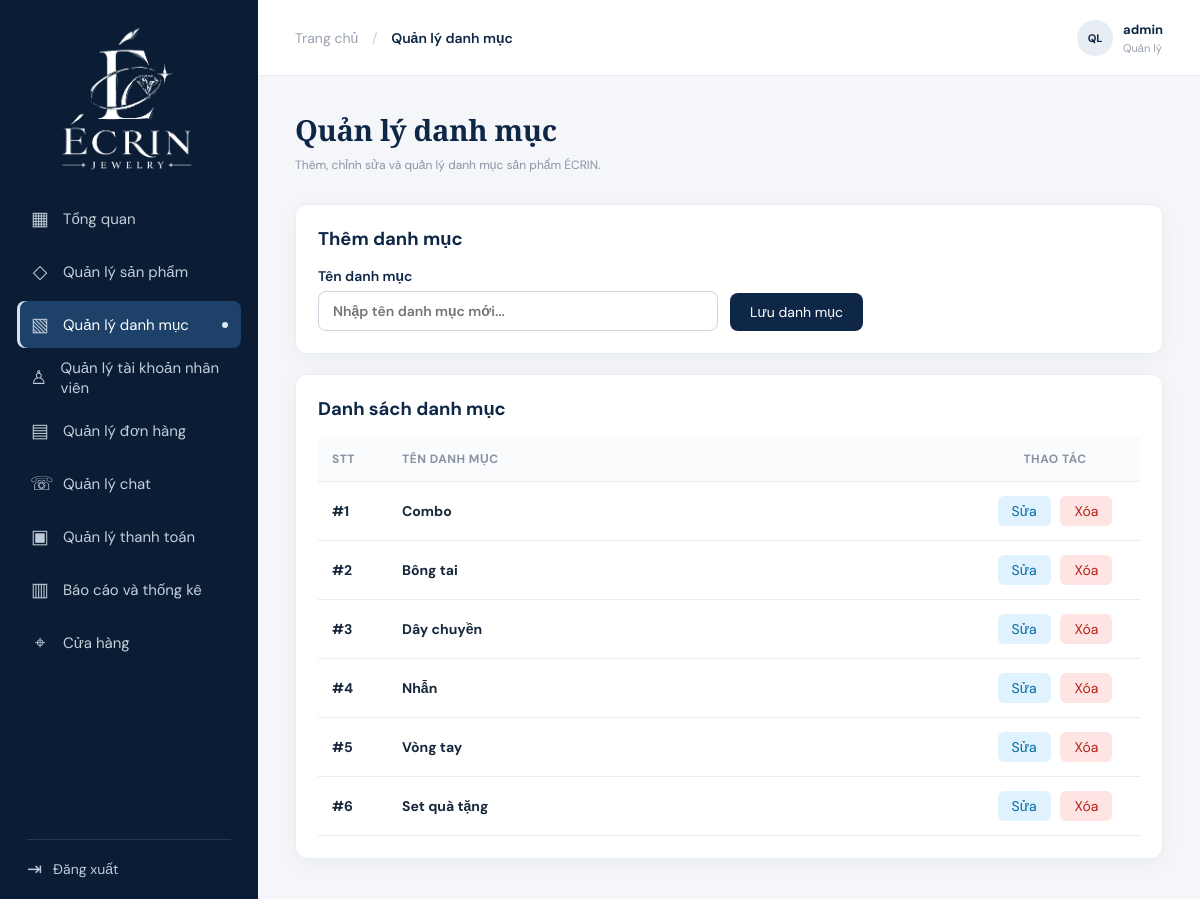
Screenshot of /admin/categories.php (signed in) with the database file from the repository.
### tables this page shows
CREATE TABLE IF NOT EXISTS categories (
    id INT UNSIGNED NOT NULL AUTO_INCREMENT,
    name VARCHAR(150) NOT NULL,
    slug VARCHAR(80) NOT NULL,
    PRIMARY KEY (id),
    UNIQUE KEY uq_categories_name (name),
    UNIQUE KEY uq_categories_slug (slug)
);

### include/admin_roles.php (called while the page is built, shortened)
<?php
function isManagerRole(?string $role): bool
{
    return in_array($role, ['admin', 'manager'], true);
}
function applicationBaseUrl(): string
{
    $scriptDirectory = str_replace('\\', '/', dirname($_SERVER['SCRIPT_NAME'] ?? '/'));
    $appBaseUrl = preg_replace('~/(?:admin|api)(?:/.*)?$~', '', $scriptDirectory);
    return rtrim($appBaseUrl, '/');
}

### admin/categories.php (the view, shortened to what this page needs)
<?php
require_once __DIR__ . '/../config/db.php';
$appBaseUrl = applicationBaseUrl();
$escape = static fn($value): string => htmlspecialchars((string) $value, ENT_QUOTES, 'UTF-8');
$adminUsername = $_SESSION['admin_username'] ?? $_SESSION['username'] ?? '';
$categories = [];
$res = $conn->query("SELECT id, name FROM categories ORDER BY id ASC");
if ($res) {
    while ($row = $res->fetch_assoc()) {
        $categories[] = $row;
    }
}
?>
<!DOCTYPE html>
<html lang="vi">
<head>
    <link rel="stylesheet" href="<?php echo $escape($appBaseUrl . '/admin/style.css'); ?>">
</head>
<body>
<div class="admin-layout">
    <?php include __DIR__ . '/../include/admin_sidebar.php'; ?>
    <main class="main-content">
        <header class="topbar">
            <div class="breadcrumb">Trang chủ <span>/</span> <strong>Quản lý danh mục</strong></div>
            <div class="admin-profile">
                <div class="avatar"><?php echo $isManager ? 'QL' : 'NV'; ?></div>
                <div class="admin-info"><strong><?php echo $escape($adminUsername); ?></strong><small><?php echo $escape($roleLabel); ?></small></div>
            </div>
        </header>
        <section class="page-content">
            <div class="welcome-row">
                <div>
                    <h1>Quản lý danh mục</h1>
                    <p class="page-subtitle">Thêm, chỉnh sửa và quản lý danh mục sản phẩm ÉCRIN.</p>
                </div>
            </div>
            <section class="cat-panel">
                <h2>Thêm danh mục</h2>
                <form method="post" class="cat-form">
                    <label>
                        Tên danh mục
                        <input type="text" name="name" placeholder="Nhập tên danh mục mới..." required>
                    </label>
                    <button type="submit" class="btn-primary">Lưu danh mục</button>
                </form>
            </section>
            <section class="cat-panel">
                <h2>Danh sách danh mục</h2>
                <div style="overflow-x:auto">
                    <table class="cat-table">
                        <thead>
                            <tr>
                                <th style="width: 70px;">STT</th>
                                <th>Tên danh mục</th>
                                <th style="width: 170px; text-align: center;">Thao tác</th>
                            </tr>
                        </thead>
                        <tbody>
                            <?php if (empty($categories)): ?>
                                <tr><td colspan="3" style="text-align:center; color: var(--muted);">Chưa có danh mục nào.</td></tr>
                            <?php else: ?>
                                <?php foreach ($categories as $index => $cat): ?>
                                <tr>
                                    <td><strong>#<?php echo $index + 1; ?></strong></td>
                                    <td><strong><?php echo $escape($cat['name']); ?></strong></td>
                                    <td style="text-align: center;">
                                        <button type="button" class="btn-sm btn-edit" onclick="openEditModal(<?php echo (int)$cat['id']; ?>, '<?php echo $escape($cat['name']); ?>')">Sửa</button>
                                        <form method="post" style="display:inline;" onsubmit="return confirm('Bạn có chắc chắn muốn xóa danh mục \'<?php echo $escape($cat['name']); ?>\' không?');">
                                            <button type="submit" class="btn-sm btn-delete">Xóa</button>
                                        </form>
                                    </td>
                                </tr>
                                <?php endforeach; ?>
                            <?php endif; ?>
                        </tbody>
                    </table>
                </div>
            </section>
        </section>
    </main>
</div>
</body>
</html>

### admin/style.css (style rules this page uses)
:root { --navy: #0F2747; --navy-deep: #0A1D35; --navy-soft: #193B61; --blue: #4C83B8; --silver: #E5E7EB; --gray: #9CA3AF; --text: #17283D; --muted: #8793A2; --surface: #FFFFFF; --background: #F4F6F9; --line: #E9EDF2; --shadow: 0 5px 22px rgba(15, 39, 71, .045); }
* { box-sizing: border-box; }
body { margin: 0; background: var(--background); color: var(--text); font-family: 'DM Sans', Arial, sans-serif; font-size: 14px; }
button, input { font: inherit; }
.admin-layout { min-height: 100vh; }
.main-content { margin-left: 258px; min-height: 100vh; }
.topbar { height: 76px; background: #fff; border-bottom: 1px solid var(--line); display: flex; align-items: center; justify-content: space-between; padding: 0 37px; position: sticky; top: 0; z-index: 10; }
.breadcrumb { color: #98A2AF; font-size: 14px; }
.breadcrumb span { margin: 0 10px; color: #C7CDD5; }
.breadcrumb strong { color: var(--navy); font-weight: 600; }
.admin-profile { display: flex; align-items: center; gap: 10px; }
.avatar { width: 36px; height: 36px; border-radius: 50%; display: grid; place-items: center; background: #E8EDF3; color: var(--navy); font-weight: 700; font-size: 11px; }
.admin-info strong, .admin-info small { display: block; }
.admin-info strong { font-size: 13px; color: var(--navy); }
.admin-info small { color: #98A2AF; font-size: 11px; margin-top: 3px; }
.page-content { max-width: 1500px; margin: 0 auto; padding: 34px 37px 20px; }
.welcome-row { display: flex; justify-content: space-between; align-items: flex-end; margin-bottom: 31px; }
h1 { color: var(--navy); font: 700 29px 'Playfair Display', Georgia, serif; margin: 0; letter-spacing: -.3px; }
.page-subtitle { color: #8995A4; font-size: 12px; margin: 8px 0 0; }
h2 { color: var(--navy); font-size: 15px; margin: 0; font-weight: 700; }

### admin/categories.php (style rules this page uses)
.cat-panel { margin: 20px 0; padding: 22px; border: 1px solid var(--line); border-radius: 12px; background: #fff; box-shadow: var(--shadow); }
.cat-panel h2 { margin: 0 0 16px; font-size: 1.15rem; color: var(--navy); }
.cat-form { display: flex; align-items: flex-end; gap: 12px; flex-wrap: wrap; }
.cat-form label { display: grid; gap: 6px; font-weight: 600; font-size: 14px; color: var(--navy); flex: 1; max-width: 400px; }
.cat-form input { padding: 10px 14px; border: 1px solid #cbd4df; border-radius: 8px; font: inherit; outline: none; }
.btn-primary { padding: 10px 20px; border: 0; border-radius: 8px; background: var(--navy); color: #fff; font: 600 14px inherit; cursor: pointer; transition: .2s; }
.cat-table { width: 100%; border-collapse: collapse; }
.cat-table th, .cat-table td { padding: 14px; border-bottom: 1px solid var(--line); text-align: left; }
.cat-table th { background: #fafbfc; color: var(--muted); font-size: 12px; font-weight: 700; text-transform: uppercase; letter-spacing: .5px; }
.btn-sm { padding: 6px 14px; border: 0; border-radius: 6px; font: 600 13px inherit; cursor: pointer; transition: .2s; }
.btn-edit { background: #e0f2fe; color: #026aa2; }
.btn-delete { background: #fee4e2; color: #b42318; margin-left: 6px; }

### rows the page displays
categories: name "Combo"
categories: name "Bông tai"
categories: name "Dây chuyền"
categories: name "Nhẫn"
categories: name "Vòng tay"
categories: name "Set quà tặng"

### other values shown
$escape($item['icon']) "▦"
$escape($item['label']) "Tổng quan"
$escape($item['icon']) "◇"
$escape($item['label']) "Quản lý sản phẩm"
$escape($item['icon']) "▧"
$escape($item['label']) "Quản lý danh mục"
$escape($item['icon']) "♙"
$escape($item['label']) "Quản lý tài khoản nhân viên"
$escape($item['icon']) "▤"
$escape($item['label']) "Quản lý đơn hàng"
$escape($item['icon']) "☏"
$escape($item['label']) "Quản lý chat"
$escape($item['icon']) "▣"
$escape($item['label']) "Quản lý thanh toán"
$escape($item['icon']) "▥"
